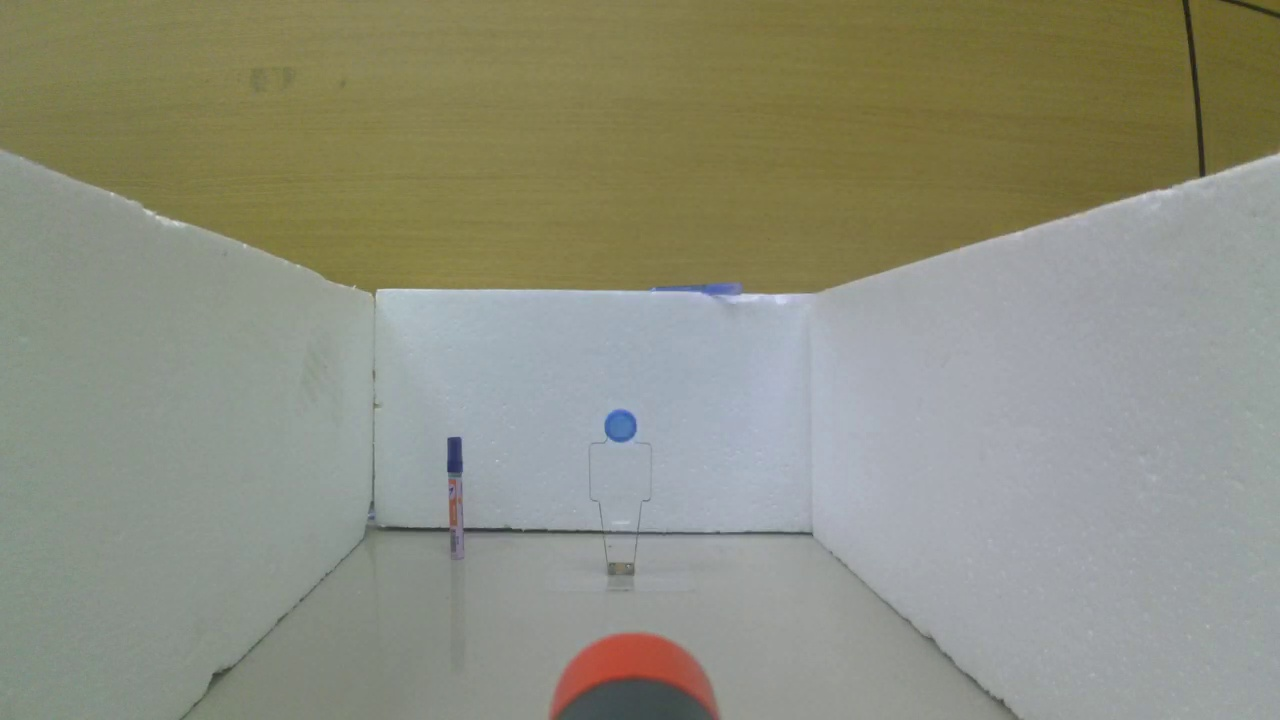
#> input picture examples/lab4/agent.jpg, 1280 x 720 px, found by its file name
$ python image_process.py
#> lines starting #> are read from the running program, lines starting #| are printed output that depends on the picture; after the words box and inside, x2 and y2 are one past the last pixel; in counts of white or black regions, pixels touching at a corner belong together
import cv2
import numpy as np

# Callback function for the trackbars (needed by createTrackbar)
def nothing(x):
    pass

# Load the image
image = cv2.imread(r"C:\Users\lataeq\AI-ROBOT\examples\lab4\agent.jpg")
#> image is the input picture: shape (720, 1280, 3); mean B, G, R 126.2, 143, 141.9
gray_image = cv2.cvtColor(image, cv2.COLOR_BGR2GRAY)
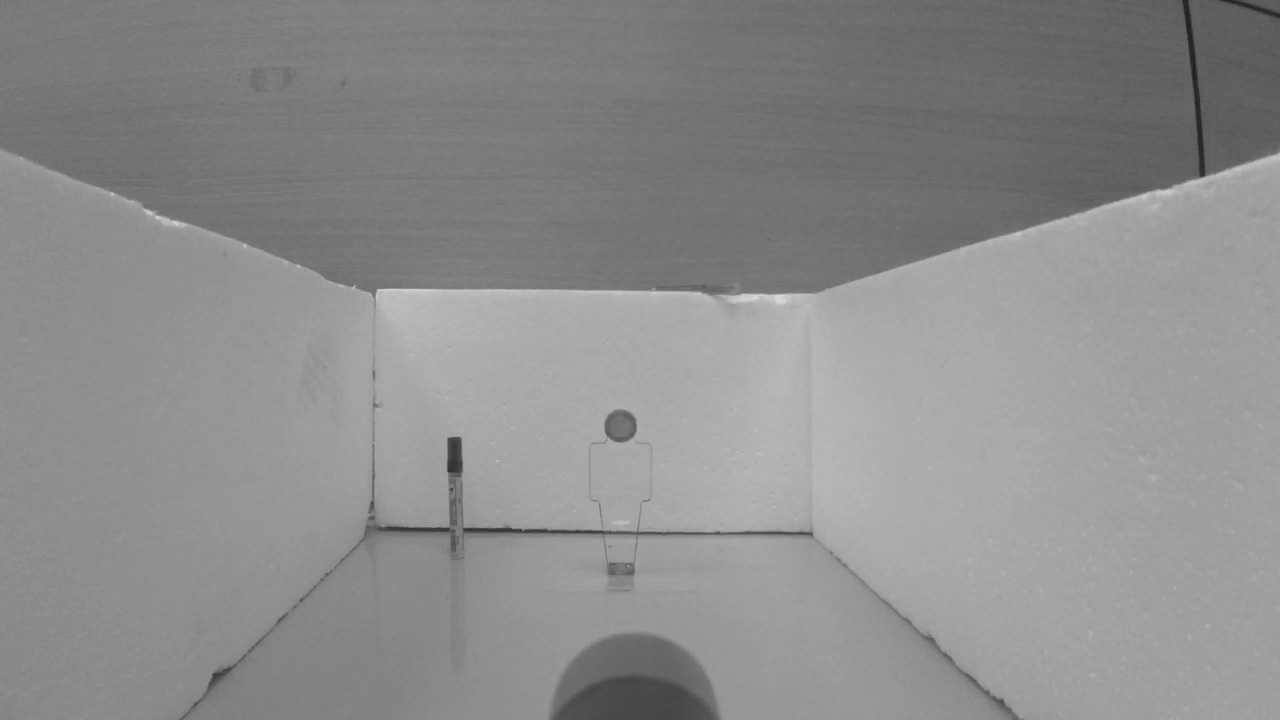
#> gray_image: shape (720, 1280); min 28, max 219, mean 140.7

# Create a window
cv2.namedWindow('Canny Edge Detection')

# Create trackbars for threshold1, threshold2, and GaussianBlur kernel size
cv2.createTrackbar('Threshold1', 'Canny Edge Detection', 100, 500, nothing)
cv2.createTrackbar('Threshold2', 'Canny Edge Detection', 200, 500, nothing)
cv2.createTrackbar('Blur', 'Canny Edge Detection', 5, 20, nothing)

while True:
    # Get current positions of the trackbars
    t1 = cv2.getTrackbarPos('Threshold1', 'Canny Edge Detection')
    t2 = cv2.getTrackbarPos('Threshold2', 'Canny Edge Detection')
    blur_size = cv2.getTrackbarPos('Blur', 'Canny Edge Detection')

    # Ensure blur_size is odd for GaussianBlur (it must be odd)
    if blur_size % 2 == 0:
        blur_size += 1

    # Apply GaussianBlur to reduce noise
    blurred_image = cv2.GaussianBlur(gray_image, (blur_size, blur_size), 0)

    # Apply Canny Edge Detection with the current thresholds
    edges = cv2.Canny(blurred_image, t1, t2)
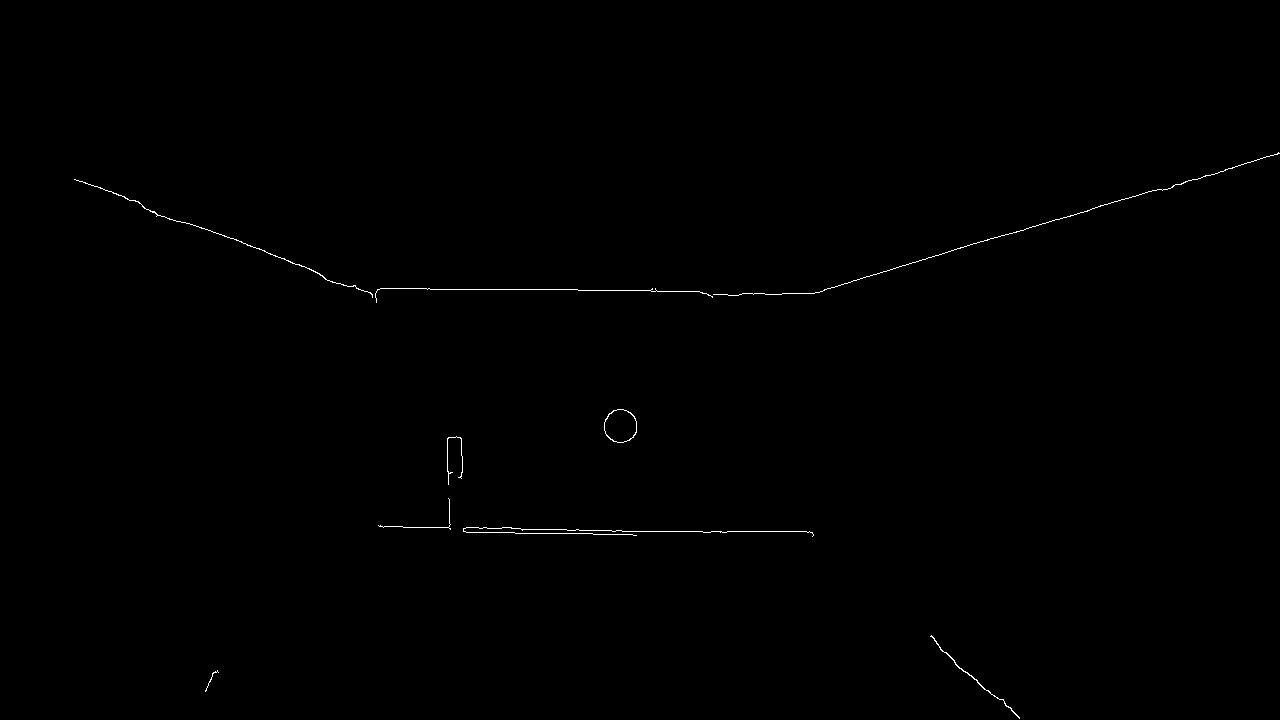
#> edges: shape (720, 1280); 0.26% white in thin lines or dots, all inside (x1, y1, x2, y2) = (74, 152, 1280, 719)

    # Display the result
    cv2.imshow('Canny Edge Detection', edges)

    # Break the loop when 'q' is pressed
    if cv2.waitKey(1) & 0xFF == ord('q'):
#> (key q is pressed here)
        break

# Clean up windows
cv2.destroyAllWindows()

$ run again, with examples/lab4/Rescaled_back.jpg copied over examples/lab4/agent.jpg
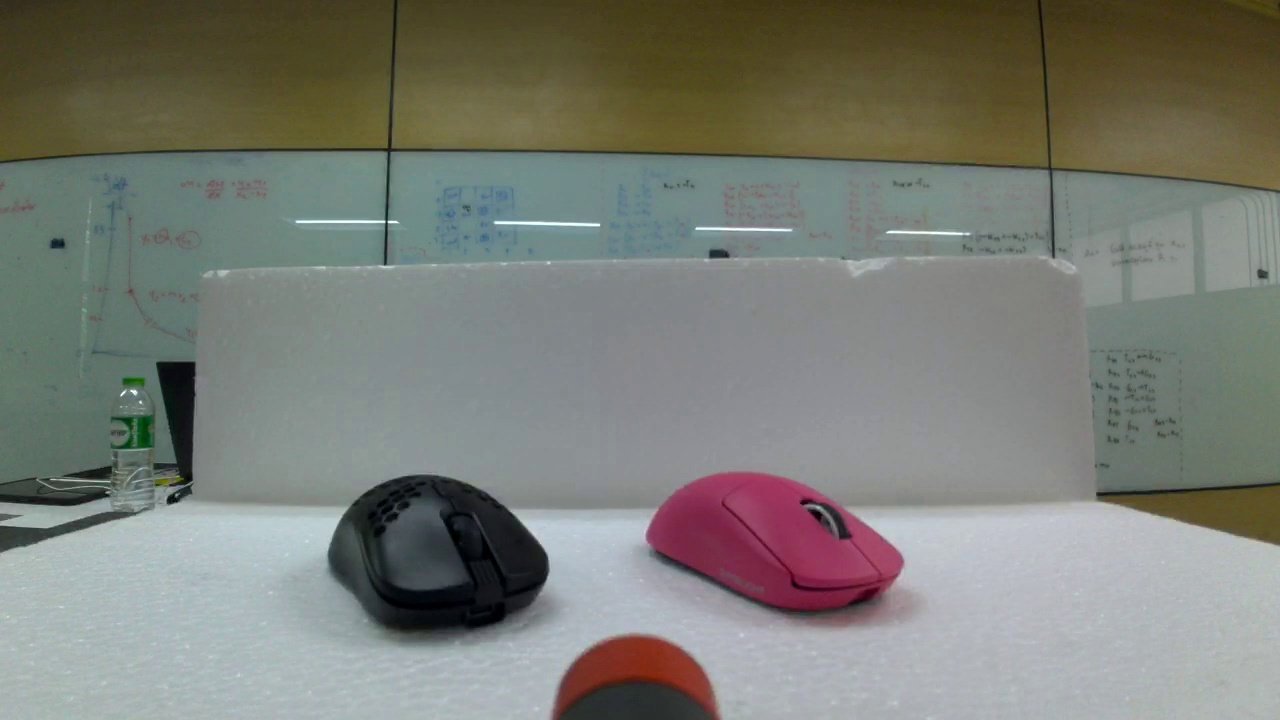
#> input picture examples/lab4/Rescaled_back.jpg, 1280 x 720 px, found by its file name
#> image is the input picture: shape (720, 1280, 3); mean B, G, R 117.1, 124.8, 122.3
#> `gray_image = cv2.cvtColor(image, cv2.COLOR_BGR2GRAY)`:
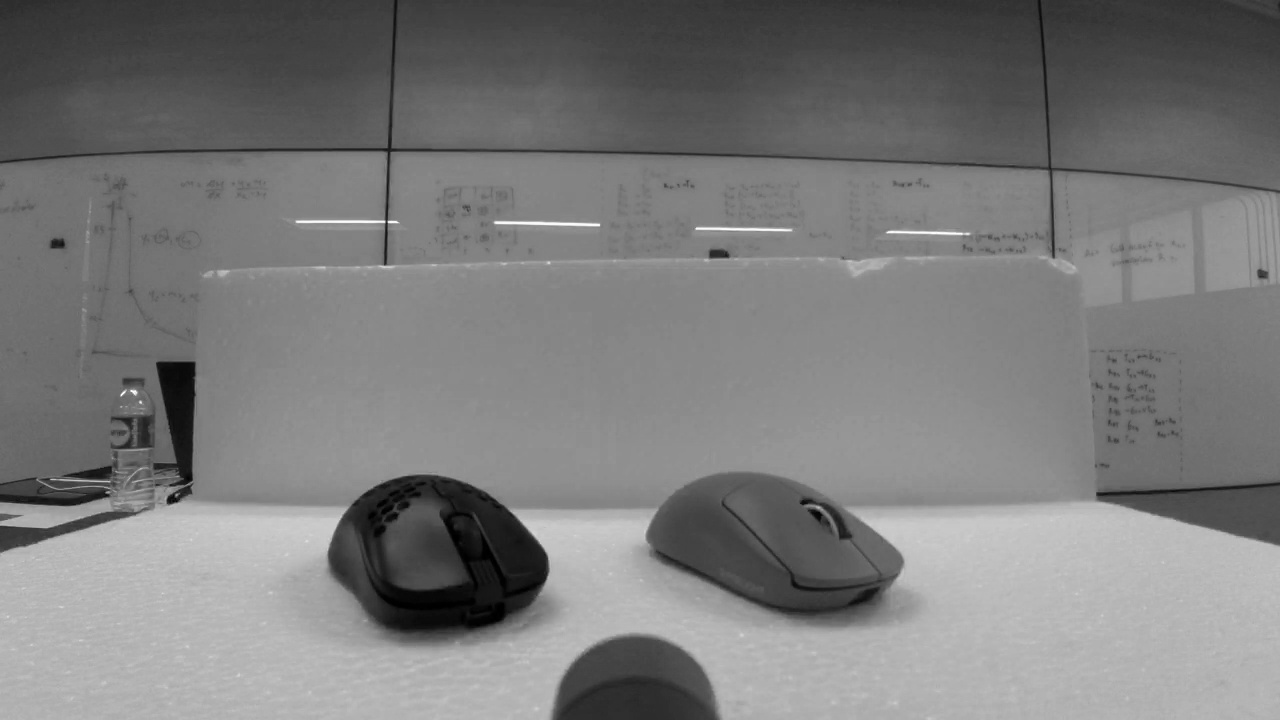
#> gray_image: shape (720, 1280); min 0, max 253, mean 123.2
#> `edges = cv2.Canny(blurred_image, t1, t2)`:
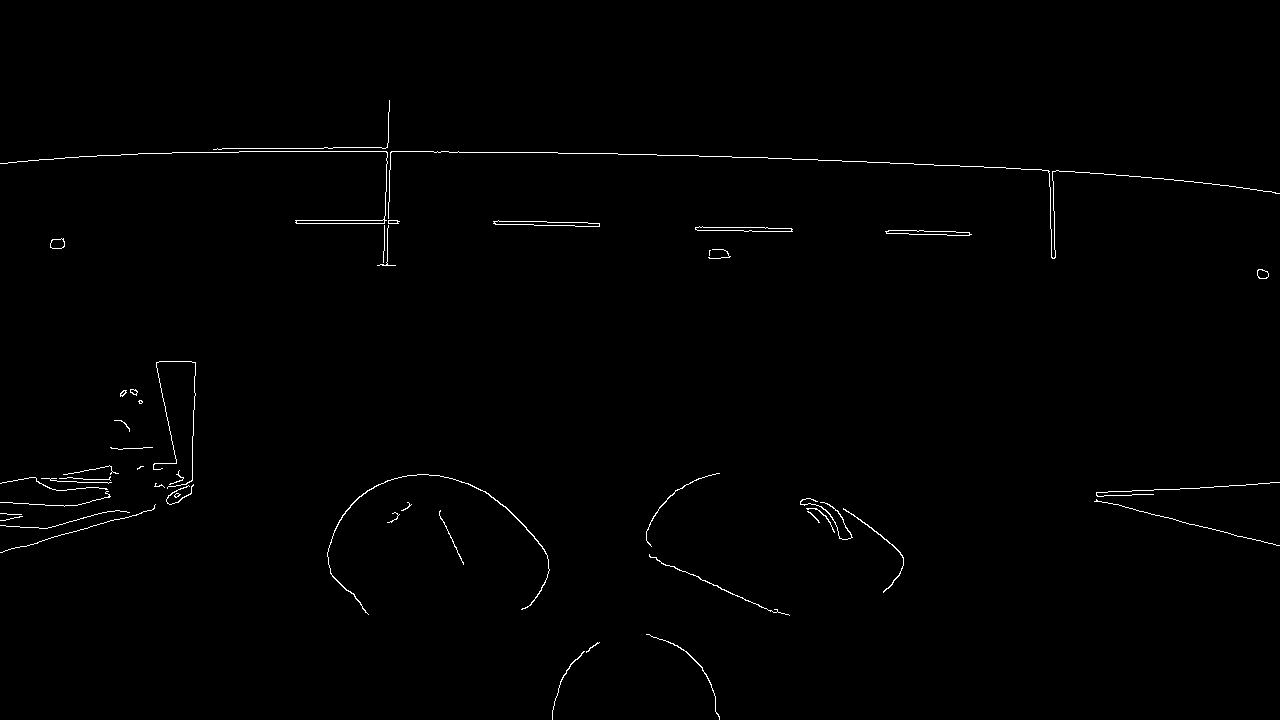
#> edges: shape (720, 1280); 0.68% white in thin lines or dots, all inside (x1, y1, x2, y2) = (0, 100, 1280, 720)

$ run again, with examples/lab4/blackarci.jpg copied over examples/lab4/agent.jpg
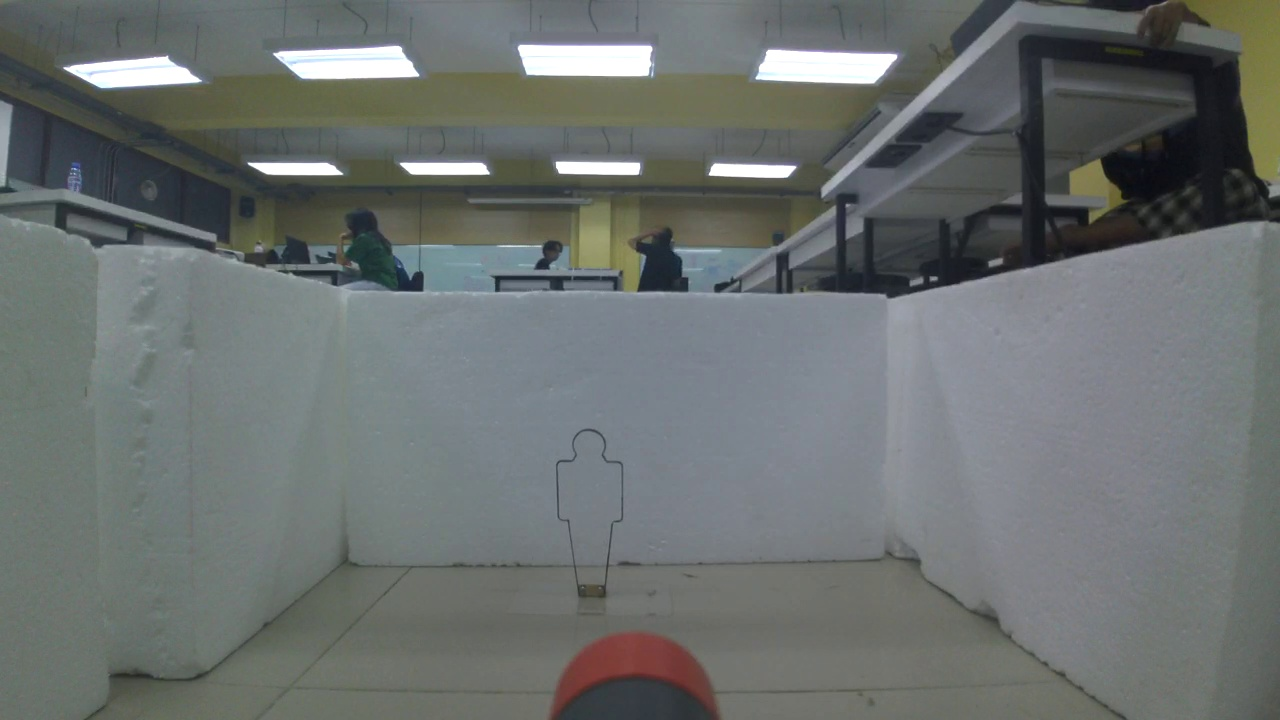
#> input picture examples/lab4/blackarci.jpg, 1280 x 720 px, found by its file name
#> image is the input picture: shape (720, 1280, 3); mean B, G, R 111.3, 112.5, 107.3
#> `gray_image = cv2.cvtColor(image, cv2.COLOR_BGR2GRAY)`:
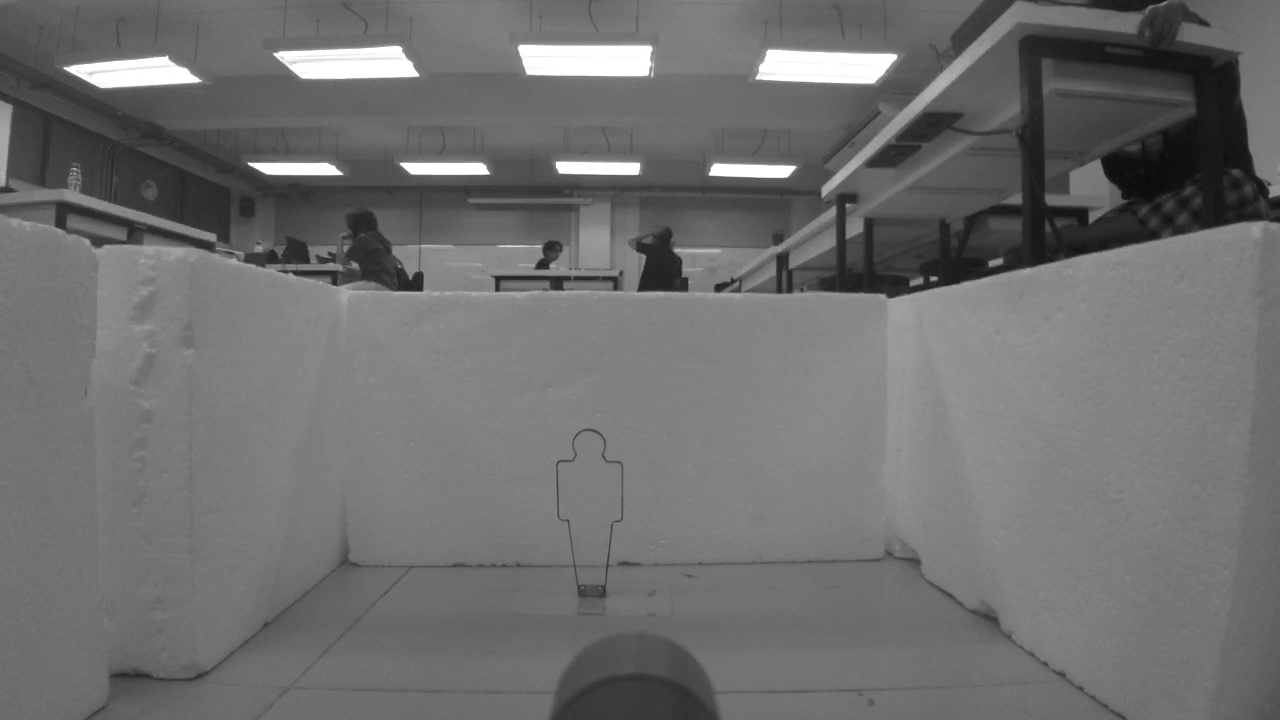
#> gray_image: shape (720, 1280); min 10, max 255, mean 110.8
#> `edges = cv2.Canny(blurred_image, t1, t2)`:
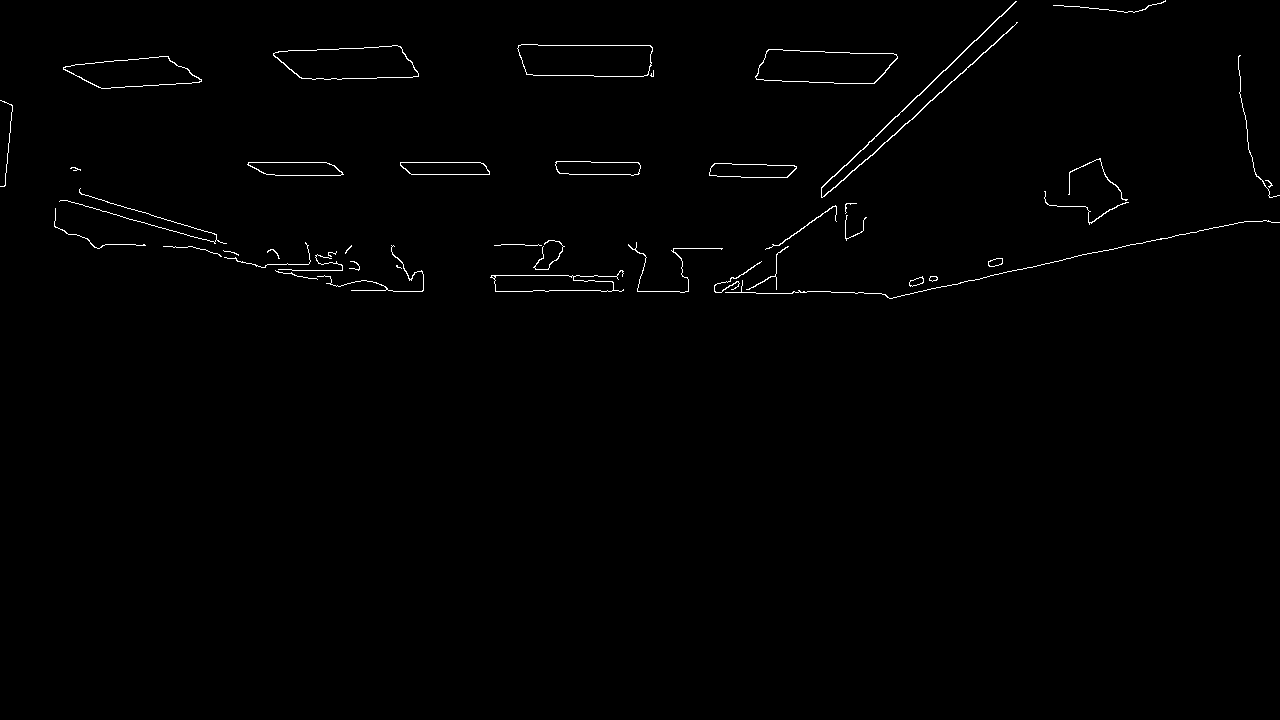
#> edges: shape (720, 1280); 0.72% white in thin lines or dots, all inside (x1, y1, x2, y2) = (0, 0, 1280, 299)
